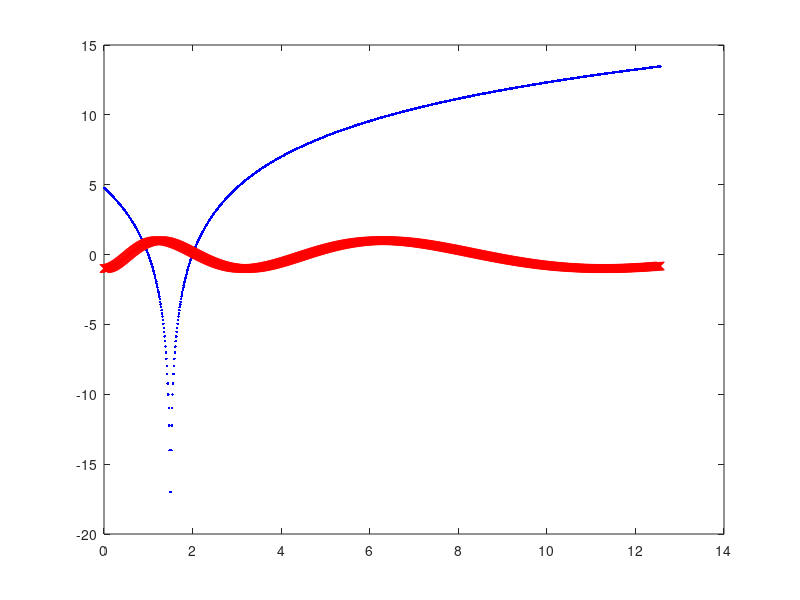

MATLAB code for this plot: (Note: this script raises an error after producing the figure.)
%%a)  Graficar por separado y en conjunto, las siguientes funciones:
%%a(x) =7?log5(2x-3)
%%b(x) =sin(13*log7(x+2))
%% La primera en azul con �.�, la segunda con 'x' y en rojo, tomando como puntos de 0
%% a 4 * pi con un espacio entre ellos de 0.01.
%  log b(x) coincides with ln(x)/ln(b)

%%%%%%%%%% Parte 1 %%%%%%%%%%%%%%%%%%%%
%%%%%%%%%%%%% a) %%%%%%%%%%%%%%%%%%%%%%
x=[0:0.01:4*pi];
a = 7*(log(2*x-3)/log(5));

b= sin(13*(log(x+2)/log(7)));

title('Gr�fico 1: 7*(log(2*x-3)/log(5))');
plot(x,a,'b.');

title('Gr�fico 2: sin(13*(log(x+2)/log(7)))');
plot(x,b,'rx');

title('Gr�fico 3: Uni�n de gr�ficos 1 y 2');
plot(x,a,'b.',x,b,'rx');


%%%%%%%%%%%%% b) %%%%%%%%%%%%%%%%%%%%%%
% % Graficar en escala Normal y Logar�tmica la siguiente funci�n:
% % c(x)= 2x ? e^(5x-7)
% % Colores y estilo a elecci�n, cuadriculando la figura (grilla) y con puntos entre �30 y
% % 30 (con espaciado de 0.05).

x=[-30:0.05:30];
c= 2*x*exp(5*x-7);
title('Gráfico 4');
plot(x,c,'c.');
title('Gráfico 5');
semilogy(x,c,'r*');
